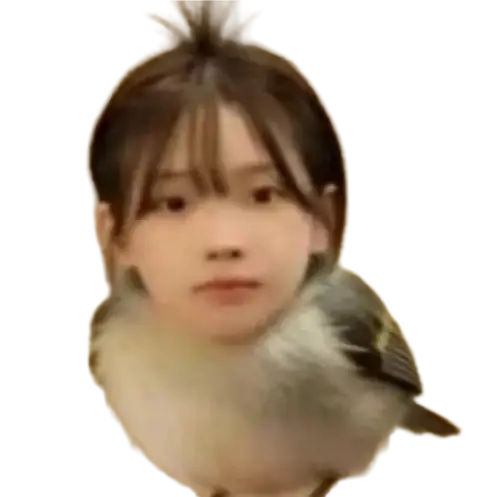
#> input picture assets/minbird_matted_source.png, 504 x 497 px, given in place of ocajtzIH6ArhGMaelHPDMEAIGeBtLBAVeEATDQ.webp, which was not available
$ python make_assets.py
#> lines starting #> are read from the running program, lines starting #| are printed output that depends on the picture; after the words box and inside, x2 and y2 are one past the last pixel; in counts of white or black regions, pixels touching at a corner belong together; pictures that were not available may be replaced by others from this repository, and a replacement may not be noted
"""Cut the min-bird meme photo into a transparent-background desktop-pet sprite."""
import os
import sys
from collections import deque

from PIL import Image, ImageFilter, ImageOps

SRC = r"C:\Users\Sendi\Desktop\ocajtzIH6ArhGMaelHPDMEAIGeBtLBAVeEATDQ.webp"
OUT_DIR = os.path.join(os.path.dirname(os.path.dirname(os.path.abspath(__file__))), "assets")
os.makedirs(OUT_DIR, exist_ok=True)


def dist2(a, b):
    return (a[0] - b[0]) ** 2 + (a[1] - b[1]) ** 2 + (a[2] - b[2]) ** 2


def flood_remove_bg(img, local_tol=14, global_tol=60):
    """Region-grow from the image border, stopping at colour edges (handles gradients)."""
    w, h = img.size
    px = img.load()
    # global background reference = median of the border ring
    ring = []
    for x in range(w):
        ring.append(px[x, 0])
        ring.append(px[x, h - 1])
    for y in range(h):
        ring.append(px[0, y])
        ring.append(px[w - 1, y])
    ring.sort(key=lambda c: c[0] + c[1] + c[2])
    bg = ring[len(ring) // 2]

    bg_mask = bytearray(w * h)  # 1 = background
    visited = bytearray(w * h)
    q = deque()
    for x in range(w):
        for y in (0, h - 1):
            q.append((x, y))
    for y in range(h):
        for x in (0, w - 1):
            q.append((x, y))

    lt = local_tol * local_tol
    gt = global_tol * global_tol
    while q:
        x, y = q.popleft()
        i = y * w + x
        if visited[i]:
            continue
        visited[i] = 1
        c = px[x, y]
        if dist2(c, bg) > gt:
            continue
        bg_mask[i] = 1
        for nx, ny in ((x + 1, y), (x - 1, y), (x, y + 1), (x, y - 1)):
            if 0 <= nx < w and 0 <= ny < h:
                j = ny * w + nx
                if not visited[j] and dist2(c, px[nx, ny]) <= lt:
                    q.append((nx, ny))
    return bg_mask


def largest_component_keep(mask_obj, w, h):
    """Drop tiny stray blobs left in the foreground mask."""
    seen = bytearray(w * h)
    comps = []
    for start in range(w * h):
        if mask_obj[start] or seen[start]:
            continue
        comp = []
        q = deque([start])
        seen[start] = 1
        while q:
            i = q.popleft()
            comp.append(i)
            x, y = i % w, i // w
            for nx, ny in ((x + 1, y), (x - 1, y), (x, y + 1), (x, y - 1)):
                if 0 <= nx < w and 0 <= ny < h:
                    j = ny * w + nx
                    if not seen[j] and not mask_obj[j]:
                        seen[j] = 1
                        q.append(j)
        comps.append(comp)
    if not comps:
        return mask_obj
    big = max(comps, key=len)
    keep = set(big)
    # absorb neighbouring small blobs (antialiasing fragments near the subject)
    for comp in comps:
        if comp is big:
            continue
        if len(comp) < w * h * 0.002:
            for i in comp:
                x, y = i % w, i // w
                for nx, ny in ((x + 1, y), (x - 1, y), (x, y + 1), (x, y - 1)):
                    if 0 <= nx < w and 0 <= ny < h and (ny * w + nx) in keep:
                        keep.update(comp)
                        break
                else:
                    continue
                break
    out = bytearray(w * h)
    for i in keep:
        out[i] = 1
    return out


def main():
    img = Image.open(SRC).convert("RGBA")
#> img is the input picture: PIL image 504x497 RGBA; mean R, G, B, A 163.1, 133.8, 93.3, 118
    w, h = img.size
#> w = 504; h = 497
    print("source size:", img.size)
#| source size: (504, 497)

    bg = flood_remove_bg(img)
#> after the loop in flood_remove_bg, `for x in range(w):`: ring = 1008 items, first 6: (158, 124, 72, 0), (153, 121, 68, 0), (158, 124, 72, 0), (153, 121, 68, 0), (160, 125, 73, 0), (153, 121, 68, 0)
#> after the loop in flood_remove_bg, `for y in range(h):`: ring = 2002 items, first 6: (158, 124, 72, 0), (153, 121, 68, 0), (158, 124, 72, 0), (153, 121, 68, 0), (160, 125, 73, 0), (153, 121, 68, 0)
#> in flood_remove_bg, `bg = ring[len(ring) // 2]`: bg = (175, 141, 100, 229)
#> the loop in flood_remove_bg, `while q:` made 331827 passes
    fg = bytearray(1 if not v else 0 for v in bg)
    fg = largest_component_keep(fg, w, h)

    alpha = Image.new("L", (w, h), 0)
#> alpha: PIL image 504x497 L; every value is 0
    ap = alpha.load()
    for i, v in enumerate(fg):
        if v:
            ap[i % w, i // w] = 255

    # soften: erode 1px then blur, so the old background halo disappears
    alpha = alpha.filter(ImageFilter.MinFilter(3))
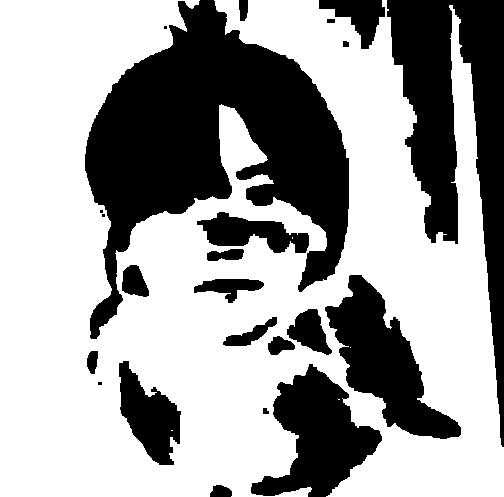
#> alpha: PIL image 504x497 L; 63.7% white; 23 black regions (4 under 20 px), largest, box (x1, y1, x2, y2) and area: (85, 0, 349, 339) 40288, (387, 0, 504, 447) 20808, (325, 275, 461, 439) 9160
    alpha = alpha.filter(ImageFilter.GaussianBlur(0.8))
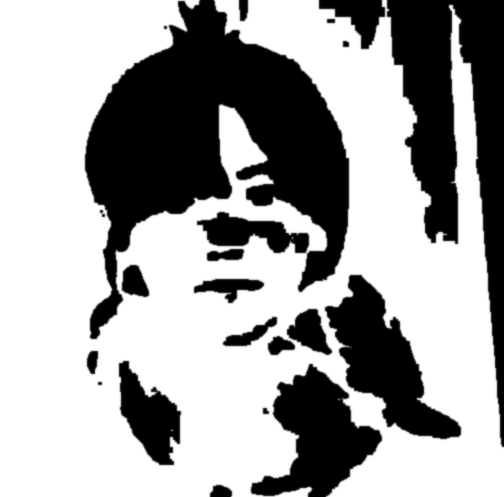
#> alpha: PIL image 504x497 L; min 0, max 255, mean 162.3
    alpha = ImageOps.autocontrast(alpha)

    out = img.copy()
    out.putalpha(alpha)
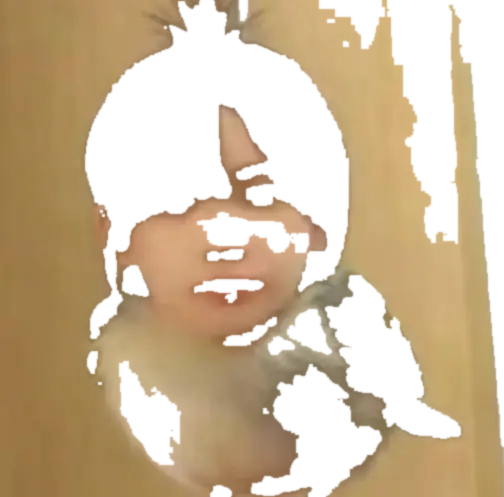
#> out: PIL image 504x497 RGBA; mean R, G, B, A 163.1, 133.8, 93.3, 162.3; transparent parts drawn white

    bbox = alpha.getbbox()
#> bbox = (0, 0, 504, 497)
    print("subject bbox:", bbox)
#| subject bbox: (0, 0, 504, 497)
    if bbox:
        pad = 6
        bbox = (
            max(0, bbox[0] - pad),
            max(0, bbox[1] - pad),
            min(w, bbox[2] + pad),
            min(h, bbox[3] + pad),
        )
        out = out.crop(bbox)

    path = os.path.join(OUT_DIR, "minbird.png")
    out.save(path)
    print("saved:", path, out.size)
#| saved: assets/minbird.png (504, 497)

    # preview on a checkerboard-ish dark plate so the cut can be judged
    prev = Image.new("RGBA", out.size, (40, 44, 52, 255))
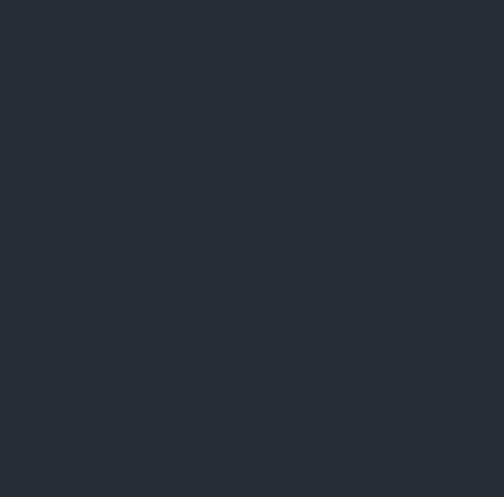
#> prev: PIL image 504x497 RGBA; mean R, G, B, A 40, 44, 52, 255
    prev.alpha_composite(out)
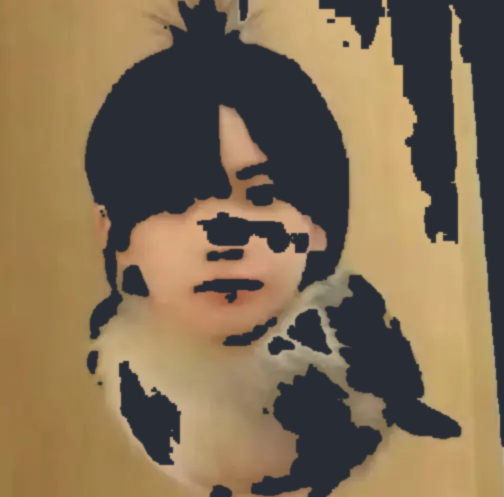
#> prev: PIL image 504x497 RGBA; mean R, G, B, A 127.9, 108.9, 81.9, 255
    prev.convert("RGB").save(os.path.join(OUT_DIR, "_preview.png"))
    print("preview saved")


if __name__ == "__main__":
    sys.exit(main())
#> (the program exits here)
